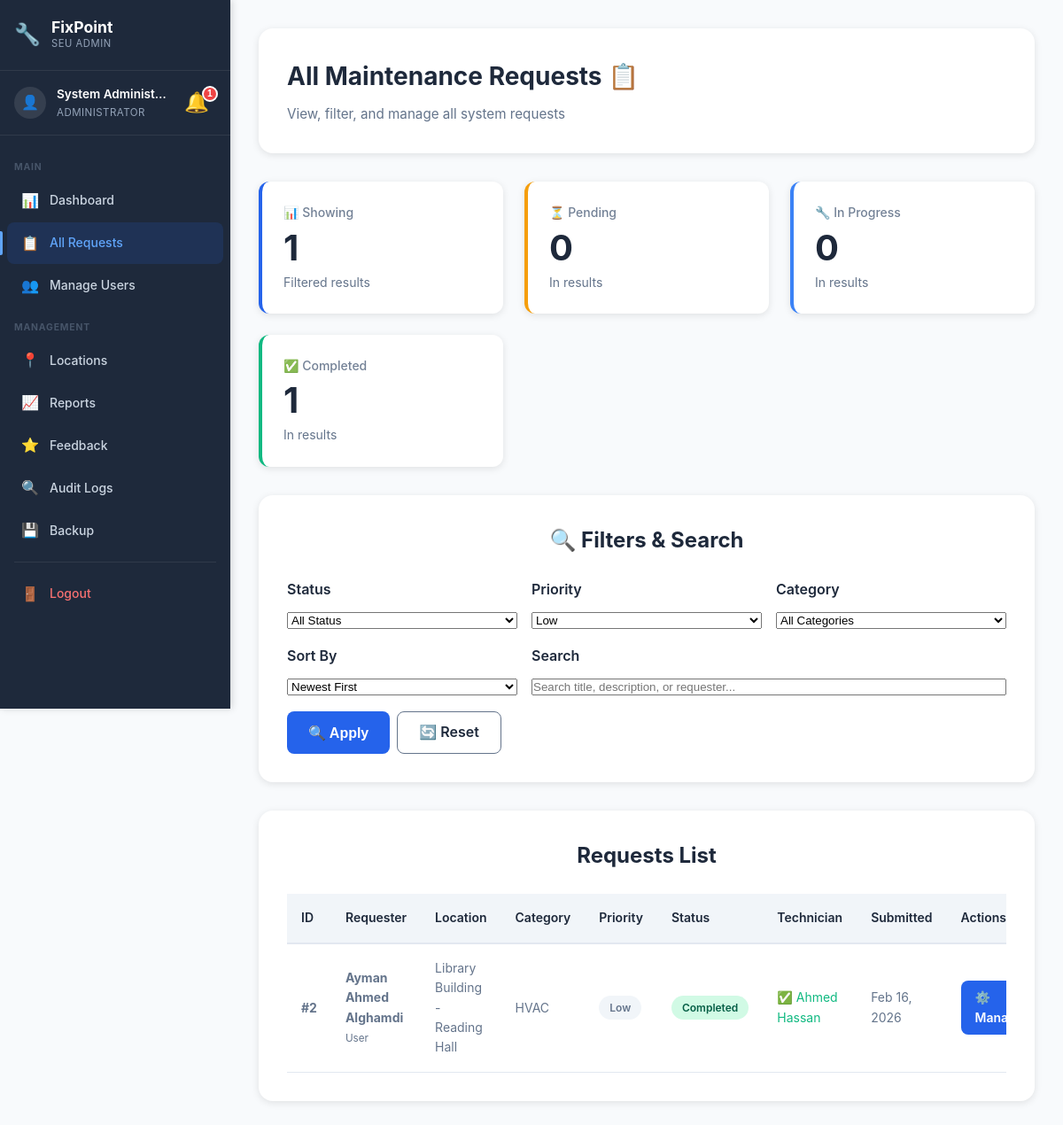
The page /admin/all-requests.php?priority=Low (signed in) on the database as committed earlier.
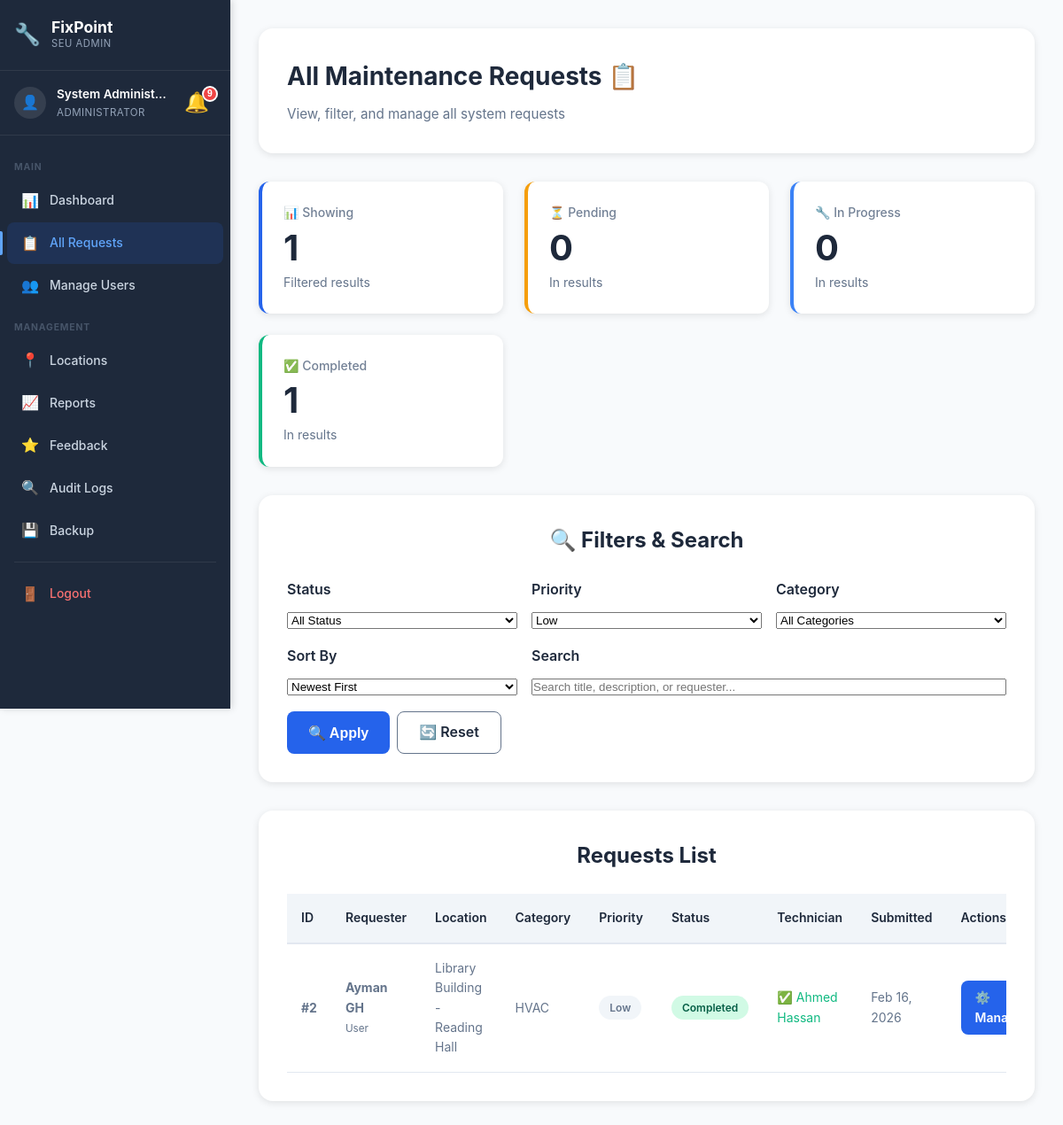
The same page on the database as committed later.
### tables this page shows
CREATE TABLE `user` (
  `UserID` int(11) NOT NULL AUTO_INCREMENT,
  `RoleID` int(11) NOT NULL,
  `Name` varchar(100) NOT NULL,
  `Email` varchar(100) NOT NULL,
  `Password` varchar(255) NOT NULL,
  `Phone` varchar(20) DEFAULT NULL,
  `MaxRequestsPerWeek` int(11) DEFAULT 2,
  `CreatedAt` timestamp NOT NULL DEFAULT current_timestamp(),
  `LastResetAt` datetime DEFAULT NULL,
  PRIMARY KEY (`UserID`),
  UNIQUE KEY `Email` (`Email`),
  KEY `idx_email` (`Email`),
  KEY `idx_role` (`RoleID`),
  CONSTRAINT `user_ibfk_1` FOREIGN KEY (`RoleID`) REFERENCES `role` (`RoleID`)
);

CREATE TABLE `maintenancerequest` (
  `RequestID` int(11) NOT NULL AUTO_INCREMENT,
  `UserID` int(11) NOT NULL,
  `LocationID` int(11) NOT NULL,
  `CategoryID` int(11) NOT NULL,
  `PriorityID` int(11) NOT NULL,
  `StatusID` int(11) NOT NULL DEFAULT 1,
  `Title` varchar(200) NOT NULL,
  `Description` text NOT NULL,
  `SubmittedAt` timestamp NOT NULL DEFAULT current_timestamp(),
  `UpdatedAt` timestamp NOT NULL DEFAULT current_timestamp() ON UPDATE current_timestamp(),
  `CompletedAt` timestamp NULL DEFAULT NULL,
  PRIMARY KEY (`RequestID`),
  KEY `PriorityID` (`PriorityID`),
  KEY `idx_user` (`UserID`),
  KEY `idx_location` (`LocationID`),
  KEY `idx_category` (`CategoryID`),
  KEY `idx_status` (`StatusID`),
  KEY `idx_submitted` (`SubmittedAt`),
  KEY `idx_location_category` (`LocationID`,`CategoryID`),
  CONSTRAINT `maintenancerequest_ibfk_1` FOREIGN KEY (`UserID`) REFERENCES `user` (`UserID`),
  CONSTRAINT `maintenancerequest_ibfk_2` FOREIGN KEY (`LocationID`) REFERENCES `location` (`LocationID`),
  CONSTRAINT `maintenancerequest_ibfk_3` FOREIGN KEY (`CategoryID`) REFERENCES `category` (`CategoryID`),
  CONSTRAINT `maintenancerequest_ibfk_4` FOREIGN KEY (`PriorityID`) REFERENCES `priority` (`PriorityID`),
  CONSTRAINT `maintenancerequest_ibfk_5` FOREIGN KEY (`StatusID`) REFERENCES `status` (`StatusID`)
);

CREATE TABLE `role` (
  `RoleID` int(11) NOT NULL AUTO_INCREMENT,
  `RoleName` varchar(50) NOT NULL,
  PRIMARY KEY (`RoleID`),
  UNIQUE KEY `RoleName` (`RoleName`)
);

CREATE TABLE `location` (
  `LocationID` int(11) NOT NULL AUTO_INCREMENT,
  `BuildingName` varchar(100) NOT NULL,
  `FloorNumber` varchar(20) DEFAULT NULL,
  `RoomNumber` varchar(50) DEFAULT NULL,
  `Description` text DEFAULT NULL,
  PRIMARY KEY (`LocationID`)
);

CREATE TABLE `category` (
  `CategoryID` int(11) NOT NULL AUTO_INCREMENT,
  `CategoryName` varchar(100) NOT NULL,
  `Description` text DEFAULT NULL,
  PRIMARY KEY (`CategoryID`),
  UNIQUE KEY `CategoryName` (`CategoryName`)
);

CREATE TABLE `priority` (
  `PriorityID` int(11) NOT NULL AUTO_INCREMENT,
  `PriorityLevel` varchar(50) NOT NULL,
  `Description` text DEFAULT NULL,
  PRIMARY KEY (`PriorityID`),
  UNIQUE KEY `PriorityLevel` (`PriorityLevel`)
);

CREATE TABLE `status` (
  `StatusID` int(11) NOT NULL AUTO_INCREMENT,
  `StatusName` varchar(50) NOT NULL,
  `Description` text DEFAULT NULL,
  PRIMARY KEY (`StatusID`),
  UNIQUE KEY `StatusName` (`StatusName`)
);

### config/helpers.php (called while the page is built, shortened)
<?php
function formatDate($date, $format = 'M d, Y H:i') {
    return date($format, strtotime($date));
}
function e($string) {
    return htmlspecialchars($string, ENT_QUOTES, 'UTF-8');
}
function getStatusBadgeClass($status_name) {
    $classes = [
        'Pending'     => 'status-pending',
        'Reviewed'    => 'status-reviewed',
        'Assigned'    => 'status-assigned',
        'In Progress' => 'status-in-progress',
        'Completed'   => 'status-completed',
        'Cancelled'   => 'status-cancelled'
    ];
    return $classes[$status_name] ?? 'status-default';
}
function getPriorityBadgeClass($priority_level) {
    $classes = [
        'Low'      => 'priority-low',
        'Medium'   => 'priority-medium',
        'High'     => 'priority-high',
        'Critical' => 'priority-critical'
    ];
    return $classes[$priority_level] ?? 'priority-default';
}
?>

### admin/all-requests.php (the view, shortened to what the changed rows need)
<?php
require_once __DIR__ . '/../config/database.php';
require_once __DIR__ . '/../config/helpers.php';
$priority_filter = isset($_GET['priority']) ? $_GET['priority']       : 'all';
$sort_by         = isset($_GET['sort'])     ? $_GET['sort']           : 'newest';
$sql = "SELECT
            mr.RequestID,
            mr.Title,
            mr.Description,
            mr.SubmittedAt,
            mr.UpdatedAt,
            mr.CompletedAt,
            u.Name as RequesterName,
            u.Email as RequesterEmail,
            r.RoleName as RequesterRole,
            l.BuildingName,
            l.FloorNumber,
            l.RoomNumber,
            c.CategoryName,
            p.PriorityLevel,
            p.PriorityID,
            s.StatusName,
            s.StatusID,
            (SELECT Name FROM user WHERE UserID = (SELECT TechnicianID FROM assignment WHERE RequestID = mr.RequestID ORDER BY AssignedAt DESC LIMIT 1)) as TechnicianName
        FROM maintenancerequest mr
        JOIN user u ON mr.UserID = u.UserID
        JOIN role r ON u.RoleID = r.RoleID
        JOIN location l ON mr.LocationID = l.LocationID
        JOIN category c ON mr.CategoryID = c.CategoryID
        JOIN priority p ON mr.PriorityID = p.PriorityID
        JOIN status s ON mr.StatusID = s.StatusID
        WHERE 1=1";
if ($priority_filter != 'all') {
    $sql .= " AND p.PriorityLevel = '" . $conn->real_escape_string($priority_filter) . "'";
}
switch ($sort_by) {
    default:         $sql .= " ORDER BY mr.SubmittedAt DESC"; break;
}
$result   = $conn->query($sql);
$requests = $result->fetch_all(MYSQLI_ASSOC);
?>
<!DOCTYPE html>
<html lang="en">
<head>
    <link rel="stylesheet" href="../assets/css/style.css">
    <link rel="stylesheet" href="../assets/css/dashboard.css">
    <link rel="stylesheet" href="../assets/css/sidebar.css">
</head>
<body class="has-sidebar">
    <aside class="sidebar" id="sidebar">
        <div class="sidebar-user">
            <?php include __DIR__ . '/../includes/notification-bell.php'; ?>
        </div>
    </aside>
    <div class="main-content">
            <div class="topbar-notif"><?php include __DIR__ . '/../includes/notification-bell.php'; ?></div>
    <div class="dashboard">
        <div class="dashboard-container">
            <div class="dashboard-header">
                <h1 class="welcome-text">All Maintenance Requests 📋</h1>
            </div>
            <div class="requests-section" style="margin-bottom: 2rem;">
                <h2 class="section-title">🔍 Filters & Search</h2>
            </div>
            <div class="requests-section">
                <h2 class="section-title">Requests List</h2>
                <?php if (count($requests) > 0): ?>
                    <div class="admin-mobile-hide" style="overflow-x:auto;">
                        <table class="requests-table">
                            <thead>
                                <tr>
                                    <th>ID</th>
                                    <th>Requester</th>
                                    <th>Location</th>
                                    <th>Category</th>
                                    <th>Priority</th>
                                    <th>Status</th>
                                    <th>Technician</th>
                                    <th>Submitted</th>
                                    <th>Actions</th>
                                </tr>
                            </thead>
                            <tbody>
                                <?php foreach ($requests as $req): ?>
                                    <tr style="<?php echo ($req['PriorityID'] >= 3 && $req['StatusID'] < 5) ? 'background:#fef2f2;' : ''; ?>">
                                        <td><strong>#<?php echo $req['RequestID']; ?></strong></td>
                                        <td>
                                            <strong><?php echo e($req['RequesterName']); ?></strong><br>
                                            <small style="color:#64748b;"><?php echo e($req['RequesterRole']); ?></small>
                                        </td>
                                        <td><?php echo e($req['BuildingName'] . ' - ' . $req['RoomNumber']); ?></td>
                                        <td><?php echo e($req['CategoryName']); ?></td>
                                        <td>
                                            <span class="priority-badge <?php echo getPriorityBadgeClass($req['PriorityLevel']); ?>">
                                                <?php echo e($req['PriorityLevel']); ?>
                                            </span>
                                        </td>
                                        <td>
                                            <span class="status-badge <?php echo getStatusBadgeClass($req['StatusName']); ?>">
                                                <?php echo e($req['StatusName']); ?>
                                            </span>
                                        </td>
                                        <td>
                                            <?php if ($req['TechnicianName']): ?>
                                                <span style="color:#10b981;">✅ <?php echo e($req['TechnicianName']); ?></span>
                                            <?php else: ?>
                                                <span style="color:#94a3b8;">⚠️ Unassigned</span>
                                            <?php endif; ?>
                                        </td>
                                        <td><?php echo formatDate($req['SubmittedAt'], 'M d, Y'); ?></td>
                                        <td>
                                            <a href="request-details.php?id=<?php echo $req['RequestID']; ?>"
                                            class="btn btn-primary"
                                            style="padding:0.5rem 1rem;font-size:0.875rem;">
                                                ⚙️ Manage
                                            </a>
                                        </td>
                                    </tr>
                                <?php endforeach; ?>
                            </tbody>
                        </table>
                    </div>
                <?php endif; ?>
            </div>
        </div>
    </div>
    </div>
</body>
</html>

### includes/notification-bell.php (shortened to what the changed rows need)
<?php
$_notif_count = 0;
if (isset($_SESSION['user_id'])) {
    $notif_count_sql = "SELECT COUNT(*) as unread FROM notification WHERE UserID = ? AND IsRead = 0";
    $notif_count_stmt = $conn->prepare($notif_count_sql);
    $notif_count_stmt->bind_param("i", $_SESSION['user_id']);
    $notif_count_stmt->execute();
    $_notif_count = $notif_count_stmt->get_result()->fetch_assoc()['unread'];
}
?>
<div class="notif-wrapper" id="notifWrapper">
    <button class="notif-bell" id="notifBell" onclick="toggleNotifDropdown(event)" title="Notifications">
        🔔
        <?php if ($_notif_count > 0): ?>
            <span class="notif-badge" id="notifBadge"><?php echo $_notif_count > 99 ? '99+' : $_notif_count; ?></span>
        <?php endif; ?>
    </button>
</div>

Rows that differ between the two databases and show on the page:
changed user "Library Building - Reading Hall": Name "Ayman Ahmed Alghamdi" → "Ayman GH"
Other text that changed with them:
$_notif_count: "1" → "9"
